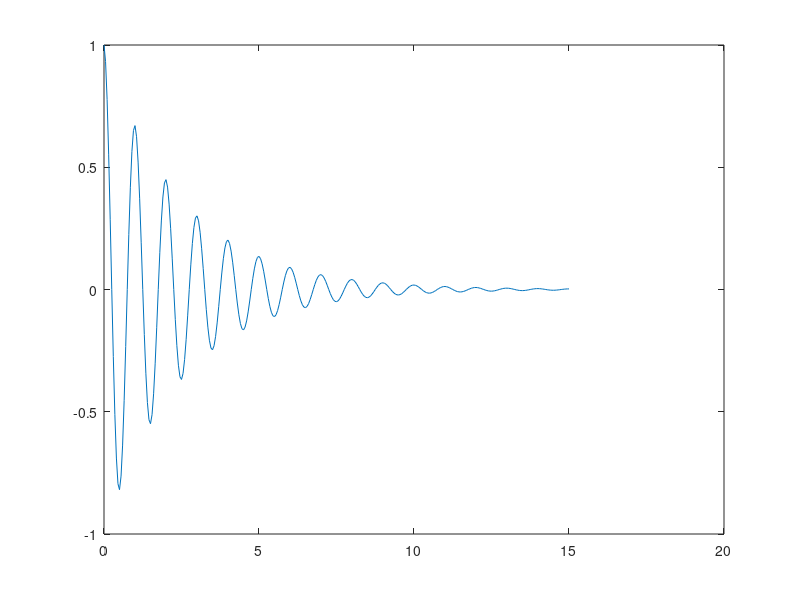

Write MATLAB code to recreate this figure.
tx = 0:0.05:15;
ty = 0:0.02:6;
y = e.^(-ty);
x = cos(1*2*pi*tx);
z = y.*x;
plot(tx, z);

state=0;

periode=[];

for i = 1:1:length(tx)
  if state==0
    if z(i)<0
      periode(end+1)=i;
      state=1;
    endif
  endif
  if state==1
    if z(i)>0
      periode(end+1)=i;
      state=0;
    endif
    
  endif

endfor


disp(periode)